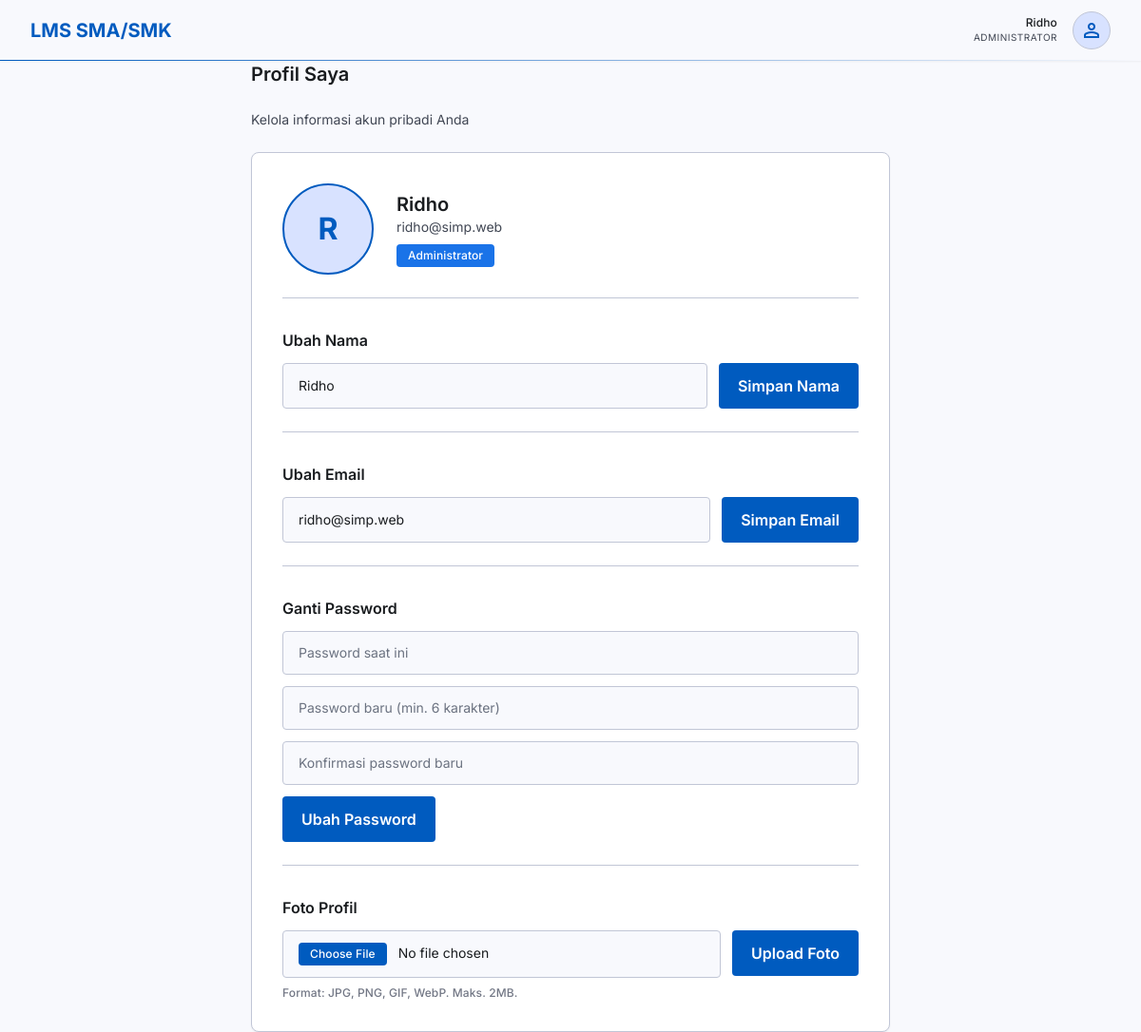
Screenshot of /pages/profil.php (signed in) with the database file from the repository.
### tables this page shows
CREATE TABLE users (
    id          INT AUTO_INCREMENT PRIMARY KEY,
    nama        VARCHAR(100) NOT NULL,
    email       VARCHAR(100) NOT NULL UNIQUE,
    password    VARCHAR(255) NOT NULL,
    role        ENUM('admin','guru','siswa') NOT NULL,
    foto        VARCHAR(255) DEFAULT NULL,
    updated_at  TIMESTAMP NULL ON UPDATE CURRENT_TIMESTAMP,
    created_at  TIMESTAMP DEFAULT CURRENT_TIMESTAMP
);

### pages/profil.php (the view, shortened to what this page needs)
<?php
require_once __DIR__ . '/../includes/header.php';
require_once __DIR__ . '/../config/database.php';
$userId = $_SESSION['user_id'];
$stmt = $pdo->prepare("SELECT * FROM users WHERE id = ?");
$stmt->execute([$userId]);
$user = $stmt->fetch();
$fotoPath = $user['foto'] ? '../' . $user['foto'] : null;
$initial = strtoupper(substr($user['nama'], 0, 1));
?>
<div class="max-w-2xl mx-auto space-y-gutter">
    <h1 class="font-headline-md text-headline-md text-on-surface mb-2">Profil Saya</h1>
    <p class="font-body-md text-body-md text-on-surface-variant mb-6">Kelola informasi akun pribadi Anda</p>
    <div class="bg-surface-container-lowest rounded-lg p-8 shadow-sm border border-outline-variant">
        <div class="flex flex-col md:flex-row items-center gap-6 mb-8 pb-6 border-b border-outline-variant">
            <div class="relative w-24 h-24 rounded-full overflow-hidden border-2 border-primary bg-primary-fixed flex items-center justify-center shrink-0">
                <?php if ($fotoPath && file_exists(__DIR__ . '/../' . $user['foto'])): ?>
                    <img src="<?= htmlspecialchars($fotoPath) ?>" alt="Foto Profil" class="w-full h-full object-cover">
                <?php else: ?>
                    <span class="text-primary text-[32px] font-bold"><?= htmlspecialchars($initial) ?></span>
                <?php endif; ?>
            </div>
            <div class="text-center md:text-left">
                <h2 class="font-headline-md text-headline-md text-on-surface"><?= htmlspecialchars($user['nama']) ?></h2>
                <p class="font-body-md text-body-md text-on-surface-variant"><?= htmlspecialchars($user['email']) ?></p>
                <span class="inline-block mt-2 px-3 py-1 bg-primary-container text-on-primary-container font-label-sm text-label-sm rounded"><?= $roleLabel ?></span>
            </div>
        </div>
        <form method="POST" class="mb-8 pb-6 border-b border-outline-variant">
            <h3 class="font-title-sm text-title-sm text-on-surface mb-3">Ubah Nama</h3>
            <div class="flex flex-col md:flex-row gap-3">
                <input type="text" name="nama" value="<?= htmlspecialchars($user['nama']) ?>" required
                       class="flex-1 px-4 py-3 bg-surface border border-outline-variant rounded focus:ring-2 focus:ring-primary focus:border-primary outline-none text-body-md">
                <button type="submit" class="px-5 py-3 bg-primary text-on-primary font-title-sm text-title-sm rounded hover:bg-primary-container transition-all whitespace-nowrap">Simpan Nama</button>
            </div>
        </form>
        <form method="POST" class="mb-8 pb-6 border-b border-outline-variant">
            <h3 class="font-title-sm text-title-sm text-on-surface mb-3">Ubah Email</h3>
            <div class="flex flex-col md:flex-row gap-3">
                <input type="email" name="email" value="<?= htmlspecialchars($user['email']) ?>" required
                       class="flex-1 px-4 py-3 bg-surface border border-outline-variant rounded focus:ring-2 focus:ring-primary focus:border-primary outline-none text-body-md">
                <button type="submit" class="px-5 py-3 bg-primary text-on-primary font-title-sm text-title-sm rounded hover:bg-primary-container transition-all whitespace-nowrap">Simpan Email</button>
            </div>
        </form>
        <form method="POST" class="mb-8 pb-6 border-b border-outline-variant">
            <h3 class="font-title-sm text-title-sm text-on-surface mb-3">Ganti Password</h3>
            <div class="space-y-3">
                <input type="password" name="current_password" placeholder="Password saat ini" required
                       class="w-full px-4 py-3 bg-surface border border-outline-variant rounded focus:ring-2 focus:ring-primary focus:border-primary outline-none text-body-md">
                <input type="password" name="new_password" placeholder="Password baru (min. 6 karakter)" required
                       class="w-full px-4 py-3 bg-surface border border-outline-variant rounded focus:ring-2 focus:ring-primary focus:border-primary outline-none text-body-md">
                <input type="password" name="confirm_password" placeholder="Konfirmasi password baru" required
                       class="w-full px-4 py-3 bg-surface border border-outline-variant rounded focus:ring-2 focus:ring-primary focus:border-primary outline-none text-body-md">
                <button type="submit" class="px-5 py-3 bg-primary text-on-primary font-title-sm text-title-sm rounded hover:bg-primary-container transition-all">Ubah Password</button>
            </div>
        </form>
        <form method="POST" enctype="multipart/form-data">
            <h3 class="font-title-sm text-title-sm text-on-surface mb-3">Foto Profil</h3>
            <div class="flex flex-col md:flex-row gap-3 items-start">
                <input type="file" name="foto" accept="image/jpeg,image/png,image/gif,image/webp" required
                       class="flex-1 w-full px-4 py-3 bg-surface border border-outline-variant rounded file:mr-3 file:py-1 file:px-3 file:rounded file:border-0 file:bg-primary file:text-on-primary file:font-label-sm file:text-label-sm text-body-md">
                <button type="submit" class="px-5 py-3 bg-primary text-on-primary font-title-sm text-title-sm rounded hover:bg-primary-container transition-all whitespace-nowrap">Upload Foto</button>
            </div>
            <p class="font-label-sm text-label-sm text-outline mt-2">Format: JPG, PNG, GIF, WebP. Maks. 2MB.</p>
        </form>
    </div>
</div>
<?php require_once __DIR__ . '/../includes/footer.php'; ?>

### assets/css/style.css (style rules this page uses)
*, *::before, *::after { box-sizing: border-box; }
html { scroll-behavior: smooth; }
body { font-family: 'Inter', sans-serif; -webkit-font-smoothing: antialiased; -moz-osx-font-smoothing: grayscale; }

### includes/header.php (style rules this page uses)
body { font-family: 'Inter', sans-serif; }

### rows the page displays
users: nama "R", nama "Ridho", email "ridho@simp.web"

### other values shown
$nama "Ridho"
$roleLabel "ADMINISTRATOR"
$roleLabel "Administrator"
